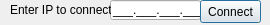
<?xml version="1.0" encoding="UTF-8"?>
<ui version="4.0">
 <class>Connect</class>
 <widget class="QDialog" name="Connect">
  <property name="windowModality">
   <enum>Qt::ApplicationModal</enum>
  </property>
  <property name="geometry">
   <rect>
    <x>0</x>
    <y>0</y>
    <width>270</width>
    <height>25</height>
   </rect>
  </property>
  <property name="windowTitle">
   <string>Connect by ip</string>
  </property>
  <widget class="QLineEdit" name="lineEdit">
   <property name="geometry">
    <rect>
     <x>110</x>
     <y>0</y>
     <width>91</width>
     <height>20</height>
    </rect>
   </property>
   <property name="inputMask">
    <string>000.000.000.000;_</string>
   </property>
  </widget>
  <widget class="QLabel" name="label">
   <property name="geometry">
    <rect>
     <x>10</x>
     <y>0</y>
     <width>101</width>
     <height>20</height>
    </rect>
   </property>
   <property name="text">
    <string>Enter IP to connect:</string>
   </property>
  </widget>
  <widget class="QPushButton" name="pushButton">
   <property name="geometry">
    <rect>
     <x>200</x>
     <y>0</y>
     <width>61</width>
     <height>23</height>
    </rect>
   </property>
   <property name="text">
    <string>Connect</string>
   </property>
  </widget>
 </widget>
 <resources/>
 <connections/>
</ui>
